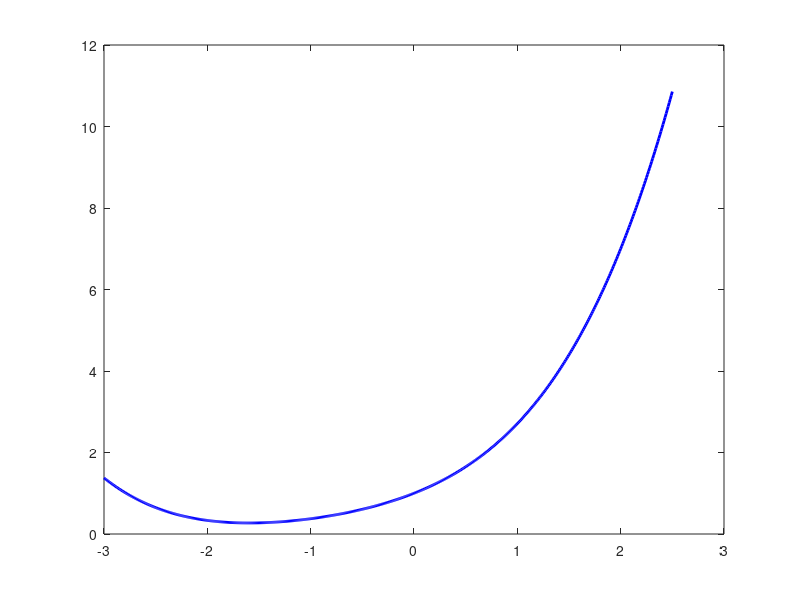

Reproduce this figure in MATLAB. (Note: this script raises an error after producing the figure.)
%  stability regions of the Runge - Kutta method, Simple Plot
clear all;

ZR= -3:0.01:2.5;    %Real Part

Z = ZR;

% The stability region
R4 = 1 + Z + (1/2)*Z.^2 + (1/6)*Z.^3 + (1/24)*Z.^4;

%The command contour is used to plot the line curve
plot(ZR, R4,"b" , "linewidth" ,2);hold on;
plot(ZR, yline(1),"k" , "linewidth" ,2); hold off;

title( 'Stability region of  RK4')
xlabel( ' Re( h\lambda)')
ylabel( 'Im( h\lambda)')
axis square , grid on
xline(0); yline(0);
